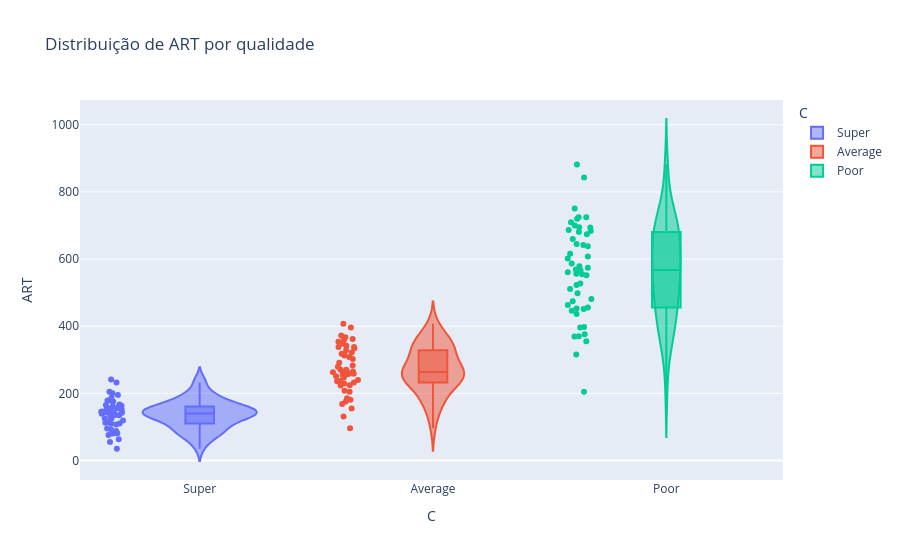
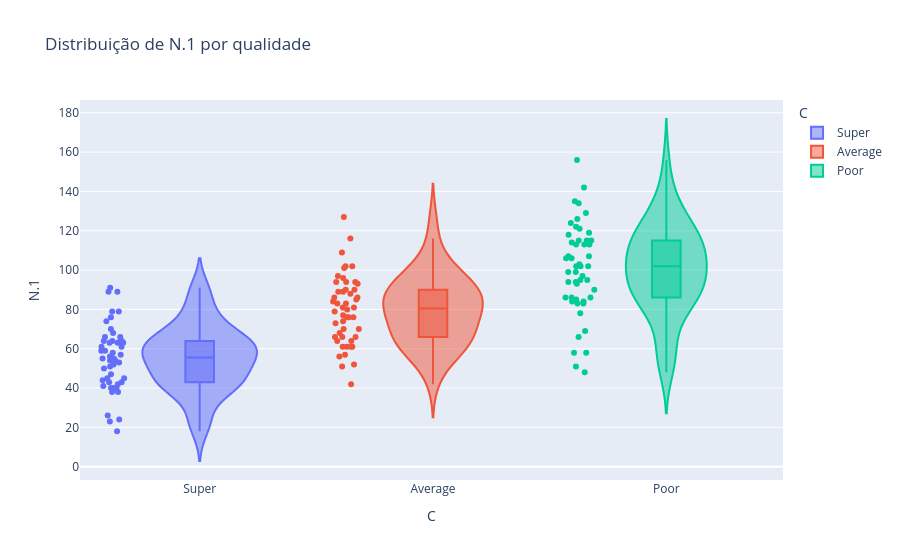
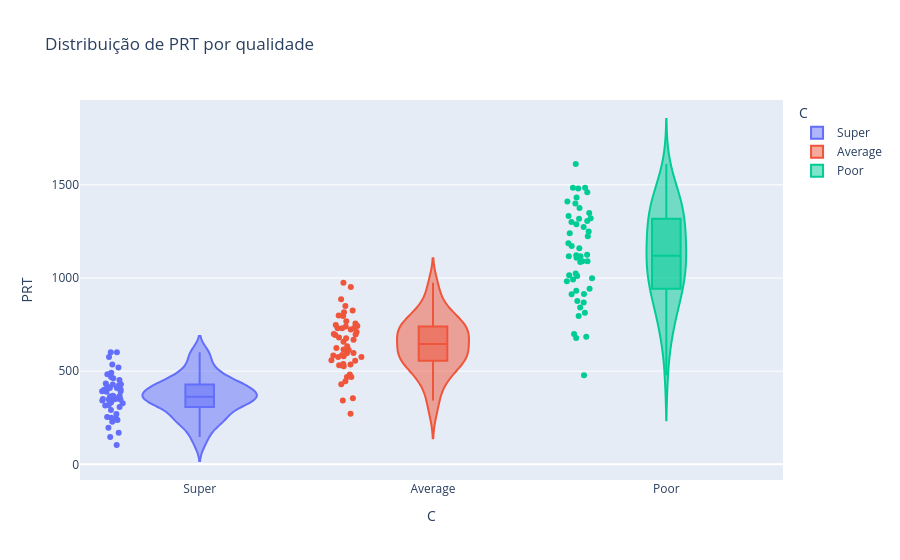
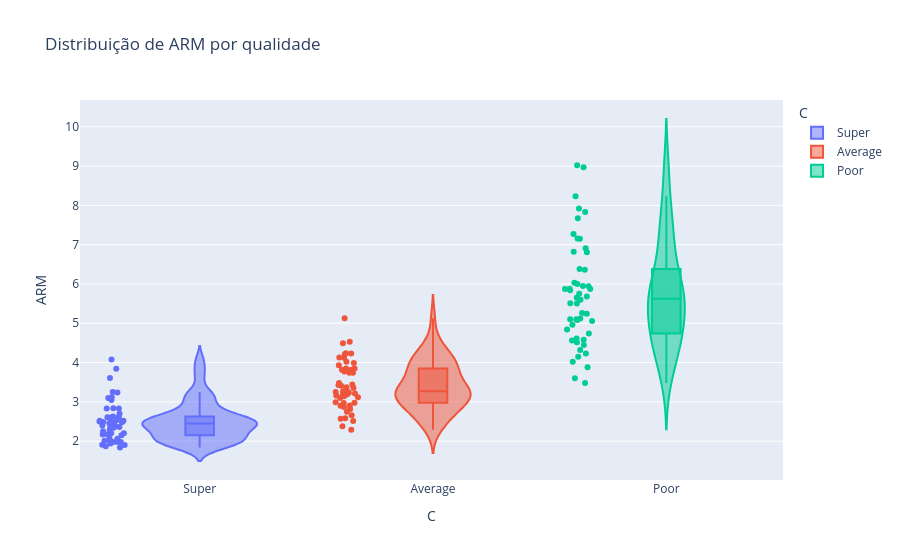

Notebook cell for these charts, in order:
### Markdown cell above
Aula4- Teste ROC Curve e Kruskall Wallis

### Code cell
import numpy as np
import pandas as pd
import plotly.express as px
import matplotlib.pyplot as plt

# Ler o ficheiro: separador ';', decimal ',' e saltar a linha vazia (linha 2)
df = pd.read_csv(
    r"C:/Users/josem/OneDrive/Ambiente de Trabalho/Zé Miguel/UNIVERSIDADE/5ANO/Rodrigo_Jose/AC/datasets/CORK_STOPPERS.csv",
    sep=";",
    decimal=",",
    skiprows=[1]
)

# Definir as características a analisar
features = ["ART", "N.1", "PRT", "ARM", "PRM",
            "ARTG", "NG", "PRTG", "RAAR", "RAN"]

# Definir as categorias de qualidade
quality = ["Super", "Average", "Poor"]

# Converter os códigos numéricos da coluna C em categorias
df["C"] = df["C"].map({
    1: quality[0],
    2: quality[1],
    3: quality[2]
})

# Criar um violin plot para cada característica
for i in features:
    fig = px.violin(
        data_frame=df,
        x="C",
        y=i,
        color="C",
        box=True,
        points="all",
        title=f"Distribuição de {i} por qualidade"
    )

    fig.show()

### Figure 1 — Plotly figure (JSON) as saved in the notebook; plotly's stock layout.template omitted (floating-point values rounded to 4 significant figures)
{"data": [{"alignmentgroup": "True", "box": {"visible": true}, "hovertemplate": "C=%{x}<br>ART=%{y}<extra></extra>", "legendgroup": "Super", "marker": {"color": "#636efa"}, "name": "Super", "offsetgroup": "Super", "orientation": "v", "points": "all", "scalegroup": "True", "showlegend": true, "type": "violin", "x": ["Super", "Super", "Super", "Super", "Super", "Super", "Super", "Super", "Super", "Super", "Super", "Super", "Super", "Super", "Super", "Super", "Super", "Super", "Super", "Super", "Super", "Super", "Super", "Super", "Super", "Super", "Super", "Super", "Super", "Super", "Super", "Super", "Super", "Super", "Super", "Super", "Super", "Super", "Super", "Super", "Super", "Super", "Super", "Super", "Super", "Super", "Super", "Super", "Super", "Super"], "x0": " ", "xaxis": "x", "y": [81, 80, 81, 125, 146, 109, 161, 136, 156, 95, 163, 112, 130, 134, 167, 159, 195, 176, 141, 146, 142, 155, 200, 114, 178, 92, 165, 145, 63, 139, 139, 119, 107, 241, 143, 205, 144, 136, 35, 153, 135, 88, 76, 155, 232, 55, 110, 187, 125, 179], "y0": " ", "yaxis": "y"}, {"alignmentgroup": "True", "box": {"visible": true}, "hovertemplate": "C=%{x}<br>ART=%{y}<extra></extra>", "legendgroup": "Average", "marker": {"color": "#EF553B"}, "name": "Average", "offsetgroup": "Average", "orientation": "v", "points": "all", "scalegroup": "True", "showlegend": true, "type": "violin", "x": ["Average", "Average", "Average", "Average", "Average", "Average", "Average", "Average", "Average", "Average", "Average", "Average", "Average", "Average", "Average", "Average", "Average", "Average", "Average", "Average", "Average", "Average", "Average", "Average", "Average", "Average", "Average", "Average", "Average", "Average", "Average", "Average", "Average", "Average", "Average", "Average", "Average", "Average", "Average", "Average", "Average", "Average", "Average", "Average", "Average", "Average", "Average", "Average", "Average", "Average"], "x0": " ", "xaxis": "x", "y": [240, 224, 265, 232, 176, 229, 237, 155, 96, 279, 181, 263, 205, 302, 348, 185, 313, 257, 168, 338, 367, 223, 354, 131, 258, 262, 283, 407, 270, 291, 258, 247, 263, 318, 271, 359, 334, 251, 236, 254, 342, 372, 308, 362, 322, 396, 338, 208, 264, 328], "y0": " ", "yaxis": "y"}, {"alignmentgroup": "True", "box": {"visible": true}, "hovertemplate": "C=%{x}<br>ART=%{y}<extra></extra>", "legendgroup": "Poor", "marker": {"color": "#00cc96"}, "name": "Poor", "offsetgroup": "Poor", "orientation": "v", "points": "all", "scalegroup": "True", "showlegend": true, "type": "violin", "x": ["Poor", "Poor", "Poor", "Poor", "Poor", "Poor", "Poor", "Poor", "Poor", "Poor", "Poor", "Poor", "Poor", "Poor", "Poor", "Poor", "Poor", "Poor", "Poor", "Poor", "Poor", "Poor", "Poor", "Poor", "Poor", "Poor", "Poor", "Poor", "Poor", "Poor", "Poor", "Poor", "Poor", "Poor", "Poor", "Poor", "Poor", "Poor", "Poor", "Poor", "Poor", "Poor", "Poor", "Poor", "Poor", "Poor", "Poor", "Poor", "Poor", "Poor"], "x0": " ", "xaxis": "x", "y": [587, 751, 456, 355, 552, 453, 694, 370, 376, 396, 725, 523, 616, 451, 569, 882, 463, 316, 555, 642, 511, 695, 684, 645, 369, 205, 446, 579, 681, 398, 843, 687, 498, 574, 608, 638, 527, 674, 700, 561, 710, 602, 556, 660, 720, 566, 436, 481, 474, 725], "y0": " ", "yaxis": "y"}], "layout": {"legend": {"title": {"text": "C"}, "tracegroupgap": 0}, "title": {"text": "Distribuição de ART por qualidade"}, "violinmode": "overlay", "xaxis": {"anchor": "y", "categoryarray": ["Super", "Average", "Poor"], "categoryorder": "array", "domain": [0, 1], "title": {"text": "C"}}, "yaxis": {"anchor": "x", "domain": [0, 1], "title": {"text": "ART"}}}}

### Figure 2 — Plotly figure (JSON) as saved in the notebook; plotly's stock layout.template omitted (floating-point values rounded to 4 significant figures)
{"data": [{"alignmentgroup": "True", "box": {"visible": true}, "hovertemplate": "C=%{x}<br>N.1=%{y}<extra></extra>", "legendgroup": "Super", "marker": {"color": "#636efa"}, "name": "Super", "offsetgroup": "Super", "orientation": "v", "points": "all", "scalegroup": "True", "showlegend": true, "type": "violin", "x": ["Super", "Super", "Super", "Super", "Super", "Super", "Super", "Super", "Super", "Super", "Super", "Super", "Super", "Super", "Super", "Super", "Super", "Super", "Super", "Super", "Super", "Super", "Super", "Super", "Super", "Super", "Super", "Super", "Super", "Super", "Super", "Super", "Super", "Super", "Super", "Super", "Super", "Super", "Super", "Super", "Super", "Super", "Super", "Super", "Super", "Super", "Super", "Super", "Super", "Super"], "x0": " ", "xaxis": "x", "y": [41, 42, 26, 63, 45, 55, 57, 66, 64, 38, 40, 54, 55, 54, 59, 74, 63, 70, 56, 38, 45, 61, 91, 61, 66, 50, 63, 51, 24, 64, 64, 53, 43, 79, 44, 79, 58, 68, 18, 64, 59, 40, 40, 43, 89, 23, 47, 76, 52, 89], "y0": " ", "yaxis": "y"}, {"alignmentgroup": "True", "box": {"visible": true}, "hovertemplate": "C=%{x}<br>N.1=%{y}<extra></extra>", "legendgroup": "Average", "marker": {"color": "#EF553B"}, "name": "Average", "offsetgroup": "Average", "orientation": "v", "points": "all", "scalegroup": "True", "showlegend": true, "type": "violin", "x": ["Average", "Average", "Average", "Average", "Average", "Average", "Average", "Average", "Average", "Average", "Average", "Average", "Average", "Average", "Average", "Average", "Average", "Average", "Average", "Average", "Average", "Average", "Average", "Average", "Average", "Average", "Average", "Average", "Average", "Average", "Average", "Average", "Average", "Average", "Average", "Average", "Average", "Average", "Average", "Average", "Average", "Average", "Average", "Average", "Average", "Average", "Average", "Average", "Average", "Average"], "x0": " ", "xaxis": "x", "y": [76, 77, 81, 74, 70, 70, 76, 52, 42, 81, 56, 102, 86, 88, 109, 57, 61, 61, 61, 101, 96, 64, 94, 51, 61, 68, 84, 127, 93, 94, 90, 66, 66, 85, 102, 94, 83, 89, 79, 66, 83, 90, 97, 80, 76, 116, 86, 64, 89, 73], "y0": " ", "yaxis": "y"}, {"alignmentgroup": "True", "box": {"visible": true}, "hovertemplate": "C=%{x}<br>N.1=%{y}<extra></extra>", "legendgroup": "Poor", "marker": {"color": "#00cc96"}, "name": "Poor", "offsetgroup": "Poor", "orientation": "v", "points": "all", "scalegroup": "True", "showlegend": true, "type": "violin", "x": ["Poor", "Poor", "Poor", "Poor", "Poor", "Poor", "Poor", "Poor", "Poor", "Poor", "Poor", "Poor", "Poor", "Poor", "Poor", "Poor", "Poor", "Poor", "Poor", "Poor", "Poor", "Poor", "Poor", "Poor", "Poor", "Poor", "Poor", "Poor", "Poor", "Poor", "Poor", "Poor", "Poor", "Poor", "Poor", "Poor", "Poor", "Poor", "Poor", "Poor", "Poor", "Poor", "Poor", "Poor", "Poor", "Poor", "Poor", "Poor", "Poor", "Poor"], "x0": " ", "xaxis": "x", "y": [115, 118, 66, 102, 94, 107, 124, 58, 48, 86, 122, 58, 86, 99, 97, 115, 84, 69, 106, 78, 113, 102, 115, 107, 95, 51, 90, 114, 86, 84, 94, 142, 83, 129, 85, 113, 103, 156, 119, 102, 135, 106, 134, 113, 99, 83, 121, 95, 93, 126], "y0": " ", "yaxis": "y"}], "layout": {"legend": {"title": {"text": "C"}, "tracegroupgap": 0}, "title": {"text": "Distribuição de N.1 por qualidade"}, "violinmode": "overlay", "xaxis": {"anchor": "y", "categoryarray": ["Super", "Average", "Poor"], "categoryorder": "array", "domain": [0, 1], "title": {"text": "C"}}, "yaxis": {"anchor": "x", "domain": [0, 1], "title": {"text": "N.1"}}}}

### Figure 3 — Plotly figure (JSON) as saved in the notebook; plotly's stock layout.template omitted (floating-point values rounded to 4 significant figures)
{"data": [{"alignmentgroup": "True", "box": {"visible": true}, "hovertemplate": "C=%{x}<br>PRT=%{y}<extra></extra>", "legendgroup": "Super", "marker": {"color": "#636efa"}, "name": "Super", "offsetgroup": "Super", "orientation": "v", "points": "all", "scalegroup": "True", "showlegend": true, "type": "violin", "x": ["Super", "Super", "Super", "Super", "Super", "Super", "Super", "Super", "Super", "Super", "Super", "Super", "Super", "Super", "Super", "Super", "Super", "Super", "Super", "Super", "Super", "Super", "Super", "Super", "Super", "Super", "Super", "Super", "Super", "Super", "Super", "Super", "Super", "Super", "Super", "Super", "Super", "Super", "Super", "Super", "Super", "Super", "Super", "Super", "Super", "Super", "Super", "Super", "Super", "Super"], "x0": " ", "xaxis": "x", "y": [250, 238, 196, 368, 350, 316, 400, 402, 424, 254, 350, 318, 348, 362, 428, 452, 468, 484, 366, 238, 328, 418, 576, 346, 462, 292, 430, 350, 170, 410, 410, 342, 270, 602, 332, 536, 392, 392, 104, 434, 390, 246, 228, 364, 602, 146, 308, 492, 348, 520], "y0": " ", "yaxis": "y"}, {"alignmentgroup": "True", "box": {"visible": true}, "hovertemplate": "C=%{x}<br>PRT=%{y}<extra></extra>", "legendgroup": "Average", "marker": {"color": "#EF553B"}, "name": "Average", "offsetgroup": "Average", "orientation": "v", "points": "all", "scalegroup": "True", "showlegend": true, "type": "violin", "x": ["Average", "Average", "Average", "Average", "Average", "Average", "Average", "Average", "Average", "Average", "Average", "Average", "Average", "Average", "Average", "Average", "Average", "Average", "Average", "Average", "Average", "Average", "Average", "Average", "Average", "Average", "Average", "Average", "Average", "Average", "Average", "Average", "Average", "Average", "Average", "Average", "Average", "Average", "Average", "Average", "Average", "Average", "Average", "Average", "Average", "Average", "Average", "Average", "Average", "Average"], "x0": " ", "xaxis": "x", "y": [596, 576, 624, 580, 482, 576, 616, 354, 272, 634, 446, 696, 584, 694, 826, 468, 614, 532, 430, 796, 850, 526, 798, 342, 538, 586, 710, 974, 700, 730, 680, 558, 598, 748, 732, 886, 730, 658, 556, 536, 740, 816, 756, 742, 676, 952, 768, 468, 668, 724], "y0": " ", "yaxis": "y"}, {"alignmentgroup": "True", "box": {"visible": true}, "hovertemplate": "C=%{x}<br>PRT=%{y}<extra></extra>", "legendgroup": "Poor", "marker": {"color": "#00cc96"}, "name": "Poor", "offsetgroup": "Poor", "orientation": "v", "points": "all", "scalegroup": "True", "showlegend": true, "type": "violin", "x": ["Poor", "Poor", "Poor", "Poor", "Poor", "Poor", "Poor", "Poor", "Poor", "Poor", "Poor", "Poor", "Poor", "Poor", "Poor", "Poor", "Poor", "Poor", "Poor", "Poor", "Poor", "Poor", "Poor", "Poor", "Poor", "Poor", "Poor", "Poor", "Poor", "Poor", "Poor", "Poor", "Poor", "Poor", "Poor", "Poor", "Poor", "Poor", "Poor", "Poor", "Poor", "Poor", "Poor", "Poor", "Poor", "Poor", "Poor", "Poor", "Poor", "Poor"], "x0": " ", "xaxis": "x", "y": [1300, 1410, 912, 876, 1124, 1010, 1376, 678, 684, 814, 1432, 796, 1224, 992, 1186, 1612, 932, 700, 1116, 1172, 1086, 1318, 1332, 1240, 842, 478, 942, 1122, 1090, 868, 1484, 1484, 914, 1306, 1108, 1250, 998, 1460, 1400, 1116, 1480, 1160, 1288, 1320, 1274, 1024, 1090, 982, 1014, 1348], "y0": " ", "yaxis": "y"}], "layout": {"legend": {"title": {"text": "C"}, "tracegroupgap": 0}, "title": {"text": "Distribuição de PRT por qualidade"}, "violinmode": "overlay", "xaxis": {"anchor": "y", "categoryarray": ["Super", "Average", "Poor"], "categoryorder": "array", "domain": [0, 1], "title": {"text": "C"}}, "yaxis": {"anchor": "x", "domain": [0, 1], "title": {"text": "PRT"}}}}

### Figure 4 — Plotly figure (JSON) as saved in the notebook; plotly's stock layout.template omitted (floating-point values rounded to 4 significant figures)
{"data": [{"alignmentgroup": "True", "box": {"visible": true}, "hovertemplate": "C=%{x}<br>ARM=%{y}<extra></extra>", "legendgroup": "Super", "marker": {"color": "#636efa"}, "name": "Super", "offsetgroup": "Super", "orientation": "v", "points": "all", "scalegroup": "True", "showlegend": true, "type": "violin", "x": ["Super", "Super", "Super", "Super", "Super", "Super", "Super", "Super", "Super", "Super", "Super", "Super", "Super", "Super", "Super", "Super", "Super", "Super", "Super", "Super", "Super", "Super", "Super", "Super", "Super", "Super", "Super", "Super", "Super", "Super", "Super", "Super", "Super", "Super", "Super", "Super", "Super", "Super", "Super", "Super", "Super", "Super", "Super", "Super", "Super", "Super", "Super", "Super", "Super", "Super"], "x0": " ", "xaxis": "x", "y": [1.98, 1.91, 3.12, 1.98, 3.24, 1.98, 2.83, 2.06, 2.44, 2.5, 4.08, 2.07, 2.36, 2.48, 2.83, 2.15, 3.1, 2.51, 2.52, 3.84, 2.52, 2.54, 2.2, 1.87, 2.7, 1.84, 2.62, 2.84, 2.63, 2.17, 2.17, 2.25, 2.49, 3.05, 3.25, 2.6, 2.48, 2, 1.94, 2.39, 2.29, 2.2, 1.9, 3.61, 2.61, 2.39, 2.34, 2.46, 2.4, 2.01], "y0": " ", "yaxis": "y"}, {"alignmentgroup": "True", "box": {"visible": true}, "hovertemplate": "C=%{x}<br>ARM=%{y}<extra></extra>", "legendgroup": "Average", "marker": {"color": "#EF553B"}, "name": "Average", "offsetgroup": "Average", "orientation": "v", "points": "all", "scalegroup": "True", "showlegend": true, "type": "violin", "x": ["Average", "Average", "Average", "Average", "Average", "Average", "Average", "Average", "Average", "Average", "Average", "Average", "Average", "Average", "Average", "Average", "Average", "Average", "Average", "Average", "Average", "Average", "Average", "Average", "Average", "Average", "Average", "Average", "Average", "Average", "Average", "Average", "Average", "Average", "Average", "Average", "Average", "Average", "Average", "Average", "Average", "Average", "Average", "Average", "Average", "Average", "Average", "Average", "Average", "Average"], "x0": " ", "xaxis": "x", "y": [3.16, 2.91, 3.27, 3.14, 2.51, 3.27, 3.12, 2.98, 2.29, 3.44, 3.23, 2.58, 2.38, 3.43, 3.19, 3.25, 5.13, 4.21, 2.75, 3.35, 3.82, 3.48, 3.77, 2.57, 4.23, 3.85, 3.37, 3.21, 2.9, 3.1, 2.87, 3.74, 3.99, 3.74, 2.66, 3.82, 4.02, 2.82, 2.99, 3.85, 4.12, 4.13, 3.18, 4.53, 4.24, 3.41, 3.93, 3.25, 2.97, 4.49], "y0": " ", "yaxis": "y"}, {"alignmentgroup": "True", "box": {"visible": true}, "hovertemplate": "C=%{x}<br>ARM=%{y}<extra></extra>", "legendgroup": "Poor", "marker": {"color": "#00cc96"}, "name": "Poor", "offsetgroup": "Poor", "orientation": "v", "points": "all", "scalegroup": "True", "showlegend": true, "type": "violin", "x": ["Poor", "Poor", "Poor", "Poor", "Poor", "Poor", "Poor", "Poor", "Poor", "Poor", "Poor", "Poor", "Poor", "Poor", "Poor", "Poor", "Poor", "Poor", "Poor", "Poor", "Poor", "Poor", "Poor", "Poor", "Poor", "Poor", "Poor", "Poor", "Poor", "Poor", "Poor", "Poor", "Poor", "Poor", "Poor", "Poor", "Poor", "Poor", "Poor", "Poor", "Poor", "Poor", "Poor", "Poor", "Poor", "Poor", "Poor", "Poor", "Poor", "Poor"], "x0": " ", "xaxis": "x", "y": [5.1, 6.36, 6.91, 3.48, 5.87, 4.23, 5.6, 6.38, 7.83, 4.61, 5.94, 9.02, 7.16, 4.56, 5.87, 7.67, 5.51, 4.58, 5.24, 8.23, 4.52, 6.81, 5.95, 6.03, 3.88, 4.02, 4.96, 5.08, 7.92, 4.74, 8.97, 4.84, 6, 4.45, 7.15, 5.65, 5.12, 4.32, 5.88, 5.5, 5.26, 5.68, 4.15, 5.84, 7.27, 6.82, 3.6, 5.06, 5.1, 5.75], "y0": " ", "yaxis": "y"}], "layout": {"legend": {"title": {"text": "C"}, "tracegroupgap": 0}, "title": {"text": "Distribuição de ARM por qualidade"}, "violinmode": "overlay", "xaxis": {"anchor": "y", "categoryarray": ["Super", "Average", "Poor"], "categoryorder": "array", "domain": [0, 1], "title": {"text": "C"}}, "yaxis": {"anchor": "x", "domain": [0, 1], "title": {"text": "ARM"}}}}
